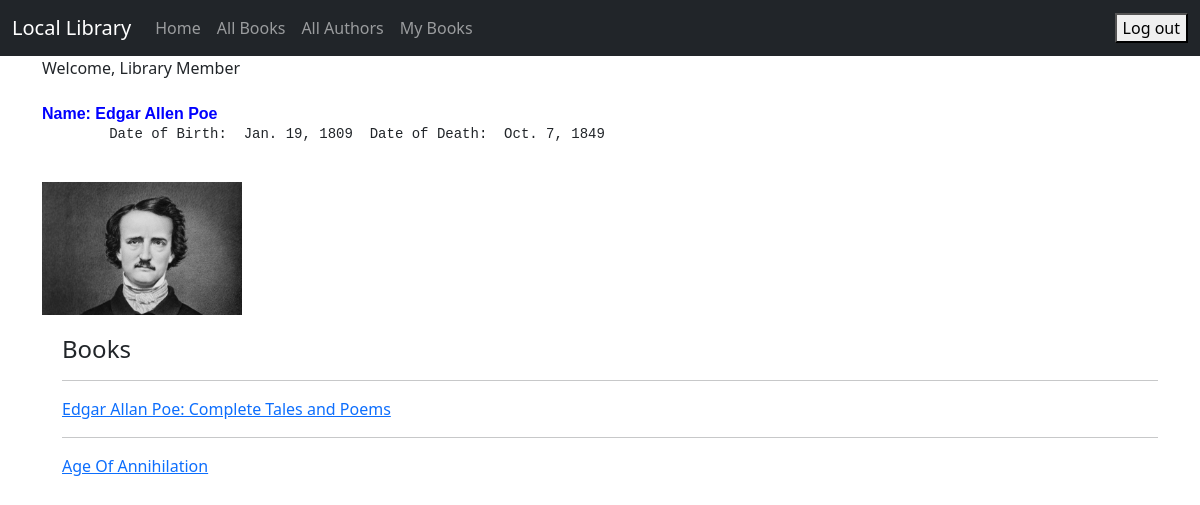
The page /author_detail/1 (signed in) on the database its author committed.
### catalog/models.py (models this page shows, shortened)
class Author(models.Model):
    first_name = models.CharField(max_length=100)
    last_name = models.CharField(max_length=100)
    date_of_birth = models.DateField(null=True, blank=True)
    date_of_death = models.DateField('Died', null=True, blank=True)
    author_image = models.ImageField(upload_to='images/', null=True, blank=True)
    class Meta:
        ordering = ['last_name', 'first_name']

class Book(models.Model):
    title = models.CharField(max_length=200)
    author = models.ForeignKey('Author', on_delete=models.RESTRICT, null=True)
    summary = models.TextField(max_length=1000, help_text='Enter a brief description of the book')
    isbn = models.CharField('ISBN', max_length=13, unique=True,
                            help_text='13 Character <a href="https://www.isbn-international.org/content/what-isbn">ISBN number</a>')
    genre = models.ManyToManyField(Genre, help_text='Select a genre for this book')
    def get_absolute_url(self):
        return reverse('book_detail', args=[str(self.id)])

### catalog/views.py (the view)
# urls.py: path('author_detail/<int:pk>', views.AuthorDetailView.as_view(), name='author_detail'),
class AuthorDetailView(LoginRequiredMixin, generic.DetailView):
    model = Author

### catalog/templates/catalog/author_detail.html
{% extends "catalog/base.html" %}
{% block content %}
  <h1>Name: {{ author.first_name }} {{ author.last_name }}</h1>
    <pre class=tab>
        Date of Birth:  {{ author.date_of_birth }}  Date of Death:  {{ author.date_of_death }}
    </pre>
    <div>
{% if author.author_image %}
    <img alt="Author image" class="card-img-top embed-responsive-item"
         src="{{ author.author_image.url }}" style="max-width: 200px; height: auto;"/>
{% endif %}
    </div>
  <div style="margin-left:20px;margin-top:20px">
    <h4>Books</h4>
    {% for book in author.book_set.all %}
      <hr>
        <p>
          <a href="{{ book.get_absolute_url }}">{{ book.title }}</a>
        </p>
    {% endfor %}
  </div>
{% endblock %}

### catalog/templates/catalog/base.html (shortened to what this page needs)
{% load static %}
<!doctype html>
<html lang="en">
<head>
    <link href="https://cdn.jsdelivr.net/npm/bootstrap@5.3.0-alpha1/dist/css/bootstrap.min.css" rel="stylesheet"
>
    <link href="{% static 'css/my_style.css' %}" rel="stylesheet">
</head>
<body>
<nav class="navbar navbar-expand-lg navbar-dark bg-dark">
    <div class="container-fluid">
        <a class="navbar-brand" href="{% url 'index' %}">Local Library</a>
        <div class="collapse navbar-collapse" id="navbarSupportedContent">
            <ul class="navbar-nav me-auto mb-2 mb-lg-0">
                <li class="nav-item">
                    <a class="nav-link" href="{% url 'index' %}">Home</a>
                </li>
                <li class="nav-item">
                    <a class="nav-link" href="{% url 'book_list' %}">All Books</a>
                </li>
                <li class="nav-item">
                    <a class="nav-link" href={% url 'author_list' %}>All Authors</a>
                </li>
                {% if user.is_authenticated %}
                    <li><a class="nav-link" href="{% url 'my_books' %}">My Books</a></li>
                {% endif %}
            </ul>
        </div>
    <ul class="nav navbar-nav ml-auto">
        {% if user.is_authenticated %}
           <li>
              <form action="{% url 'logout' %}" method="post">
                 <button type="submit">Log out</button>
              </form>
           </li>
        {% else %}
            <li><a class="nav-link" href="{% url 'login' %}"><span class="glyphicon glyphicon-log-in"></span>Login</a>
            </li>
            <li><a class="nav-link" href="{% url 'register' %}"><span class="glyphicon glyphicon-log-in"></span>Sign Up</a>
            </li>
        {% endif %}
    </ul>
    </div>
</nav>
<div class="container">
    {% if user.is_authenticated %}
        Welcome, {{ user.first_name }} {{ user.last_name }}
    {% endif %}
</div>
<div class="container">
    <br/>
    {% block content %}
    {% endblock %}
</div>
</body>
</html>

### catalog/static/css/my_style.css (style rules this page uses)
h1 { color: blue; font-family: arial, sans-serif; font-size: 16px; font-weight: bold; margin-top: 0px; margin-bottom: 1px; }

### rows shown on the page
Author: first_name "Edgar Allen", last_name "Poe", date_of_birth "Jan. 19, 1809", date_of_death "Oct. 7, 1849", author_image (picture)
Book: title "Edgar Allan Poe: Complete Tales and Poems"
Book: title "Age Of Annihilation"

### other values the page prints
{{ user.first_name }} "Library"
{{ user.last_name }} "Member"
